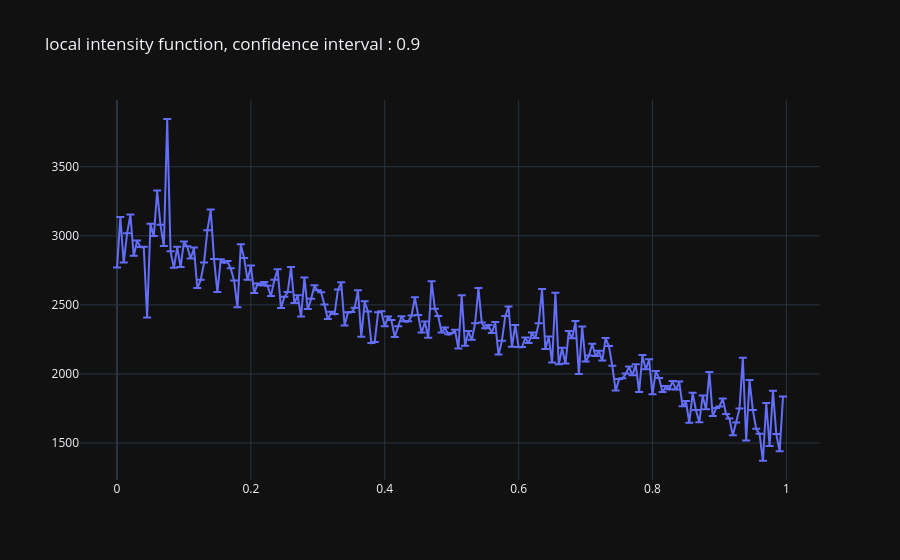
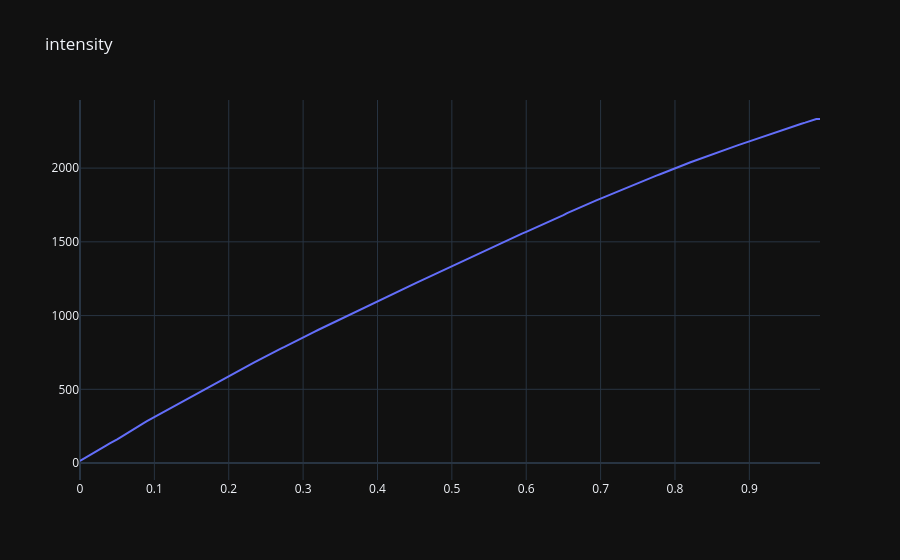
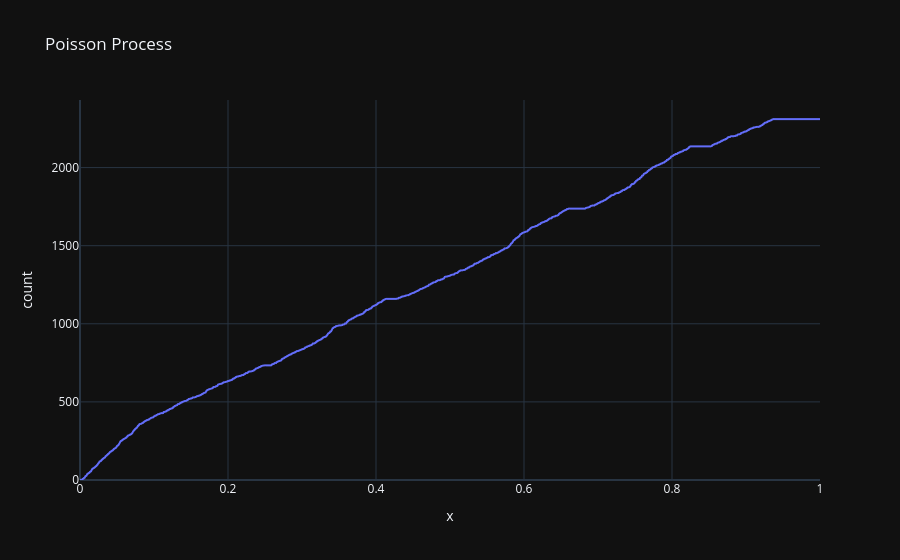

Notebook code cell kept with these figures, in order:
### Code cell
LOCAL_MODEL_2023 = Global_Local_Model_Regular_Sampling(bandwidth=0.2, horizon=1, m=1000, T=sorted_merged_data[2023][0], alpha=0.1, k=200)
print(LOCAL_MODEL_2023)

### Figure 1 — Plotly figure (JSON) as saved in the notebook; plotly's stock layout.template omitted (floating-point values rounded to 4 significant figures; data arrays with more than 128 entries replaced by an {"elided": "..."} marker saying what was removed)
{"data": [{"error_y": {"array": {"elided": "200 float values"}, "arrayminus": {"elided": "200 float values"}, "symmetric": false, "type": "data"}, "type": "scatter", "x": {"elided": "200 float values"}, "y": {"elided": "200 float values"}}], "layout": {"title": {"text": "local intensity function, confidence interval : 0.9"}}}

### Figure 2 — Plotly figure (JSON) as saved in the notebook; plotly's stock layout.template omitted (floating-point values rounded to 4 significant figures; data arrays with more than 128 entries replaced by an {"elided": "..."} marker saying what was removed)
{"data": [{"type": "scatter", "x": {"elided": "200 float values"}, "y": {"elided": "200 float values"}}], "layout": {"title": {"text": "intensity"}}}

### Figure 3 — Plotly figure (JSON) as saved in the notebook; plotly's stock layout.template omitted (floating-point values rounded to 4 significant figures; data arrays with more than 128 entries replaced by an {"elided": "..."} marker saying what was removed)
{"data": [{"hovertemplate": "x=%{x}<br>count=%{y}<extra></extra>", "legendgroup": "", "line": {"dash": "solid", "shape": "hv"}, "marker": {"color": "#636efa", "symbol": "circle"}, "mode": "lines", "name": "", "showlegend": false, "type": "scattergl", "x": {"elided": "2311 float values"}, "xaxis": "x", "y": {"elided": "2311 int values"}, "yaxis": "y"}], "layout": {"legend": {"tracegroupgap": 0}, "title": {"text": "Poisson Process"}, "xaxis": {"anchor": "y", "domain": [0, 1], "title": {"text": "x"}}, "yaxis": {"anchor": "x", "domain": [0, 1], "rangemode": "tozero", "title": {"text": "count"}}}}
